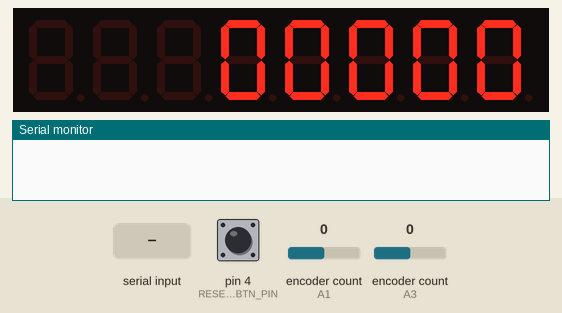
Simulated run of this program. Board: Arduino Leonardo, built with avr-gcc and run on an emulated ATmega32U4. Shown: 8-digit seven-segment display, the last lines printed to the serial monitor. The inputs (shaded band) are chosen by the test bench; at power-on: encoder count (sensors on A1, A3) 0, pin 4 (RESET_ALTITUDE_BTN_PIN) HIGH. USB keyboard and mouse output is not drawn.

Above: at 1.2 s.
1.3 s: encoder count (sensor on A1) set to 1
At 2.0 s:
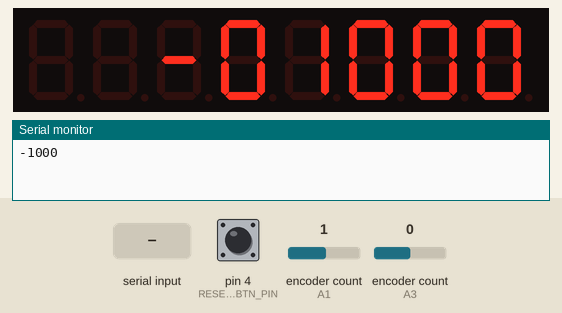
2.8 s: encoder count (sensor on A3) set to 1
At 3.1 s:
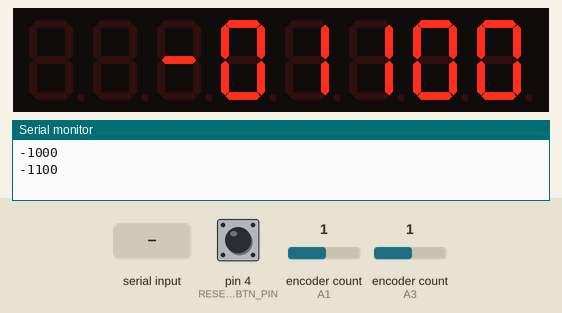
4.3 s: "I" received over Serial
At 5.4 s:
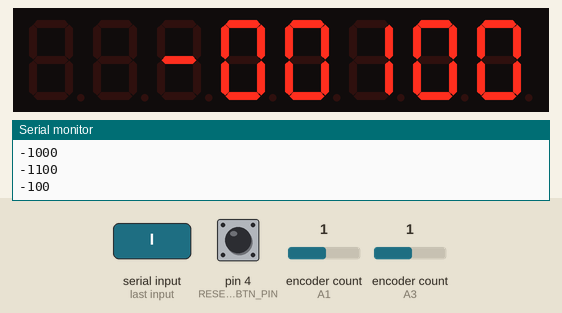
5.8 s: "d" received over Serial
At 6.6 s:
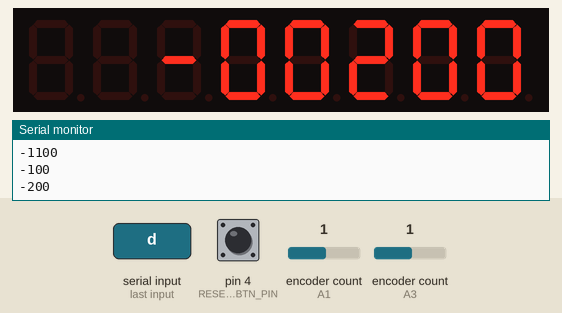
7.3 s: encoder count (sensor on A1) set to 2
At 7.8 s:
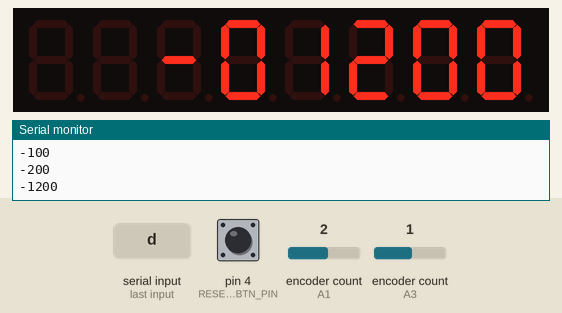
8.8 s: encoder count (sensor on A3) set to 2
Timing chart, 0 to 11.3 s (numbered marks = the images above; inputs shaded):
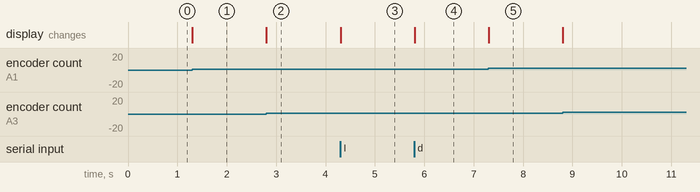

Measured:
- after the input at 1.3 s, the display: changes at once (image 1)
- after the input at 2.8 s, the display: changes at once (image 2)
- after the input at 4.3 s, the display: changes at once (image 3)
- after the input at 5.8 s, the display: changes at once (image 4)
- after the input at 7.3 s, the display: changes at once (image 5)

The program:

main.cpp
```cpp
#include <Arduino.h>
#include <Joystick.h>
#include <LedControl.h>
#include <RotaryEncoder.h>

#define LC_DIN_PIN 3           // DIN (black to yellow)
#define LC_CLK_PIN 5           // CLK (white to blue)
#define LC_CS_PIN 6            // LOAD/CS (grey to green)
#define LC_NUM_CHAIN_DEVICES 2 // num MAX72xx devices on the chain

#define RESET_ALTITUDE_BTN_PIN 4

#define JOYSTICK_NUM_BTNS 5

#define INNER_RING_LEFT_TURN_BTN 1
#define INNER_RING_RIGHT_TURN_BTN 0
#define OUTER_RING_LEFT_TURN_BTN 3
#define OUTER_RING_RIGHT_TURN_BTN 2
#define RESET_ALTITUDE_BTN 4

// Create the Joystick
Joystick_ Joystick(0x03, JOYSTICK_TYPE_JOYSTICK, 5, 0, false, false, false,
                   false, false, false, false, false, false, false, false);

LedControl lc =
    LedControl(LC_DIN_PIN, LC_CLK_PIN, LC_CS_PIN, LC_NUM_CHAIN_DEVICES);

RotaryEncoder innerEncoder(A3, A4, RotaryEncoder::LatchMode::TWO03);
RotaryEncoder outerEncoder(A1, A2, RotaryEncoder::LatchMode::TWO03);

int innerPos = 0;
int outerPos = 0;

bool altitudeButtonPressed = false;
bool innerEncoderTurningLeft = false;
bool innerEncoderTurningRight = false;
bool outerEncoderTurningLeft = false;
bool outerEncoderTurningRight = false;

long currentAltitude = 0;
unsigned long lastEncoderChangeTime = 0;

void printNumberOnLCD(long v) {
  int ones;
  int tens;
  int hundreds;
  int thousands;
  int tenThousands;
  int hundredThousands;
  int millions;
  int tenMillions;

  boolean negative = false;

  if (v < -99999 || v > 99999)
    return; // Number out of range
  if (v < 0) {
    negative = true;
    v = -v; // Make the number positive for processing
  }

  // Extract digits
  ones = v % 10;
  v /= 10;
  tens = v % 10;
  v /= 10;
  hundreds = v % 10;
  v /= 10;
  thousands = v % 10;
  v /= 10;
  tenThousands = v % 10;

  // Decide where to print the '-' sign or a space
  if (negative) {
    // Assuming first digit space of the first display (device 0) is reserved
    // for sign
    lc.setChar(0, 5, '-', false);
  } else {
    lc.setChar(0, 5, ' ', false);
  }

  // zero padded 5 digit number print
  lc.setDigit(0, 4, (byte)tenThousands, false);
  lc.setDigit(0, 3, (byte)thousands, false);
  lc.setDigit(0, 2, (byte)hundreds, false);
  lc.setDigit(0, 1, (byte)tens, false);
  lc.setDigit(0, 0, (byte)ones, false);
}

long readEncoderRing(RotaryEncoder &encoder, int *posRef, int step = 1,
                     int leftTurnJoystickButton = 0,
                     int rightTurnJoystickButton = 1) {
  encoder.tick(); // Read the encoder, make sure this is called.
                  // @TODO: cover function call with tests

  int newPos = encoder.getPosition();
  if (newPos != *posRef) {
    int adjustment = 0;
    lastEncoderChangeTime = millis();

    if (newPos < *posRef) {
      adjustment += step;

      Joystick.pressButton(leftTurnJoystickButton);
      Joystick.releaseButton(rightTurnJoystickButton);
    } else if (newPos > *posRef) {
      adjustment -= step;
      Joystick.pressButton(rightTurnJoystickButton);
      Joystick.releaseButton(leftTurnJoystickButton);
    }

    *posRef = newPos; // Update the position reference

    return adjustment;
  } else if (millis() - lastEncoderChangeTime > 100) {
    Joystick.releaseButton(leftTurnJoystickButton);
    Joystick.releaseButton(rightTurnJoystickButton);
  }

  return 0;
}

void setup() {
  Joystick.begin();

  for (int index = 0; index < lc.getDeviceCount(); index++) {
    lc.shutdown(index, false);
    // set a medium brightness for the Leds
    lc.setIntensity(index, 8);
  }

  // use internal pull-up resistor for the reset button
  pinMode(RESET_ALTITUDE_BTN_PIN, INPUT_PULLUP);

  printNumberOnLCD(currentAltitude);
}

void loop() {
  long targetAltitude = currentAltitude;

  /**
   * Read the encoder rings and adjust the target altitude.
   * Rotating the inner encoder ring adjusts the altitude by 100 feet per click.
   * Rotating the outer encoder ring adjusts the altitude by 1000 feet per
   * click. Pressing the inner encoder ring resets the altitude to 0.
   */
  targetAltitude +=
      readEncoderRing(innerEncoder, &innerPos, 100, INNER_RING_LEFT_TURN_BTN,
                      INNER_RING_RIGHT_TURN_BTN);
  targetAltitude +=
      readEncoderRing(outerEncoder, &outerPos, 1000, OUTER_RING_LEFT_TURN_BTN,
                      OUTER_RING_RIGHT_TURN_BTN);

  // reset altitude to 0 if the reset button is pressed
  if (digitalRead(RESET_ALTITUDE_BTN_PIN) == LOW) {
    targetAltitude = 0;

    if (altitudeButtonPressed == false) {
      Joystick.pressButton(RESET_ALTITUDE_BTN);
      altitudeButtonPressed = true;
    }
  } else if (altitudeButtonPressed == true) {
    Joystick.releaseButton(RESET_ALTITUDE_BTN);
    altitudeButtonPressed = false;
  }

  // read from serial port and parse commands
  if (Serial.available() > 0) {
    char command = Serial.read();
    switch (command) {
    case 'r': // reset altitude
      currentAltitude = 0;
      printNumberOnLCD(currentAltitude);
      break;
    case 's': // send current hardware selected altitude
      Serial.println(currentAltitude);
      break;
    case 'i': // increase altitude by 100 feet
      currentAltitude += 100;
      printNumberOnLCD(currentAltitude);
      Serial.println(currentAltitude);
      break;
    case 'I': // increase altitude by 1000 feet
      currentAltitude += 1000;
      printNumberOnLCD(currentAltitude);
      Serial.println(currentAltitude);
      break;
    case 'd': // decrease altitude by 100 feet
      currentAltitude -= 100;
      printNumberOnLCD(currentAltitude);
      Serial.println(currentAltitude);
      break;
    case 'D': // decrease altitude by 1000 feet
      currentAltitude -= 1000;
      printNumberOnLCD(currentAltitude);
      Serial.println(currentAltitude);
      break;
    default:
      break;
    }
  } else {
    // functions that modify target altitude
    if (targetAltitude != currentAltitude) {
      Serial.println(targetAltitude);

      printNumberOnLCD(targetAltitude);

      currentAltitude = targetAltitude;
    }
  }
}
```
